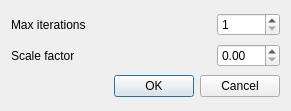
<?xml version="1.0" encoding="UTF-8"?>
<ui version="4.0">
 <class>SettingsDialog</class>
 <widget class="QDialog" name="SettingsDialog">
  <property name="geometry">
   <rect>
    <x>0</x>
    <y>0</y>
    <width>291</width>
    <height>111</height>
   </rect>
  </property>
  <property name="windowTitle">
   <string>Settings</string>
  </property>
  <layout class="QVBoxLayout" name="verticalLayout">
   <item>
    <layout class="QHBoxLayout" name="horizontalLayout">
     <item>
      <widget class="QLabel" name="maxIterationsLabel">
       <property name="minimumSize">
        <size>
         <width>200</width>
         <height>0</height>
        </size>
       </property>
       <property name="text">
        <string>Max iterations</string>
       </property>
      </widget>
     </item>
     <item>
      <widget class="QSpinBox" name="maxIterations">
       <property name="minimum">
        <number>1</number>
       </property>
       <property name="maximum">
        <number>10000</number>
       </property>
      </widget>
     </item>
    </layout>
   </item>
   <item>
    <layout class="QHBoxLayout" name="horizontalLayout_2">
     <item>
      <widget class="QLabel" name="scaleFactorLabel">
       <property name="minimumSize">
        <size>
         <width>200</width>
         <height>0</height>
        </size>
       </property>
       <property name="text">
        <string>Scale factor</string>
       </property>
      </widget>
     </item>
     <item>
      <widget class="QDoubleSpinBox" name="scaleFactor">
       <property name="decimals">
        <number>2</number>
       </property>
       <property name="maximum">
        <double>1.000000000000000</double>
       </property>
       <property name="singleStep">
        <double>0.010000000000000</double>
       </property>
      </widget>
     </item>
    </layout>
   </item>
   <item>
    <widget class="QDialogButtonBox" name="buttonBox">
     <property name="orientation">
      <enum>Qt::Horizontal</enum>
     </property>
     <property name="standardButtons">
      <set>QDialogButtonBox::Cancel|QDialogButtonBox::Ok</set>
     </property>
    </widget>
   </item>
  </layout>
 </widget>
 <resources/>
 <connections>
  <connection>
   <sender>buttonBox</sender>
   <signal>accepted()</signal>
   <receiver>SettingsDialog</receiver>
   <slot>accept()</slot>
   <hints>
    <hint type="sourcelabel">
     <x>134</x>
     <y>200</y>
    </hint>
    <hint type="destinationlabel">
     <x>160</x>
     <y>213</y>
    </hint>
   </hints>
  </connection>
  <connection>
   <sender>buttonBox</sender>
   <signal>rejected()</signal>
   <receiver>SettingsDialog</receiver>
   <slot>reject()</slot>
   <hints>
    <hint type="sourcelabel">
     <x>45</x>
     <y>199</y>
    </hint>
    <hint type="destinationlabel">
     <x>66</x>
     <y>213</y>
    </hint>
   </hints>
  </connection>
 </connections>
</ui>
